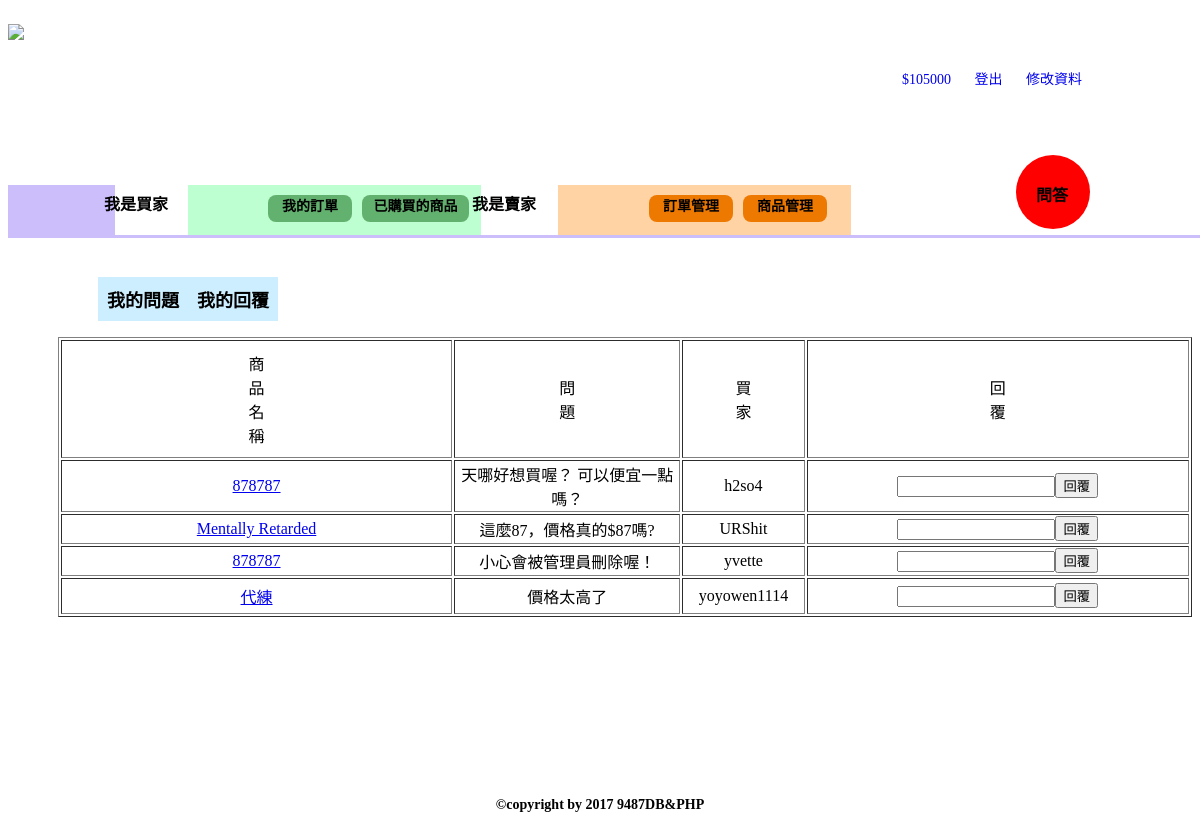
Page /answer.php (signed in) on the committed database.
### tables this page shows
CREATE TABLE `user` (
  `U_ID` varchar(12) NOT NULL DEFAULT '',
  `U_PW` varchar(20) DEFAULT NULL,
  `U_NAME` varchar(12) DEFAULT NULL,
  `U_BIRTH` date NOT NULL,
  `U_JOB` varchar(20) DEFAULT NULL,
  `U_GENDER` varchar(8) NOT NULL,
  `U_PHONE` varchar(15) DEFAULT NULL,
  `U_EMAIL` varchar(30) DEFAULT NULL,
  `U_MONEY` int(11) DEFAULT '0',
  `Post_Time` timestamp NOT NULL DEFAULT CURRENT_TIMESTAMP,
  `U_Right` tinyint(1) DEFAULT NULL
);

CREATE TABLE `question` (
  `Q_Code` varchar(15) NOT NULL DEFAULT '',
  `P_Code` varchar(15) DEFAULT NULL,
  `Asker_ID` varchar(12) DEFAULT NULL,
  `Content` varchar(50) DEFAULT NULL,
  `Reply_Content` varchar(50) DEFAULT NULL,
  `Post_Time` timestamp NOT NULL DEFAULT CURRENT_TIMESTAMP
);

CREATE TABLE `product` (
  `P_Code` varchar(15) NOT NULL DEFAULT '',
  `P_NAME` varchar(50) DEFAULT NULL,
  `P_Price` int(11) DEFAULT NULL,
  `P_Inv` int(11) DEFAULT NULL,
  `P_SoldAmount` int(11) DEFAULT NULL,
  `P_ImgPath` varchar(100) DEFAULT NULL,
  `Seller_ID` char(12) DEFAULT NULL,
  `P_Game` varchar(15) NOT NULL,
  `P_Server` varchar(20) NOT NULL,
  `P_Classify` varchar(20) NOT NULL,
  `P_Present` varchar(500) DEFAULT NULL,
  `Post_Time` timestamp NOT NULL DEFAULT CURRENT_TIMESTAMP
);

### answer.php (the view, shortened to what this page needs)
<?php
	$UID = $_SESSION["ID"];
	$Link = mysqli_connect('localhost','phpholyshit','tingting123','9487');
	mysqli_query($Link, "SET NAMES UTF8");
?>
<!DOCTYPE html>
<html lang="en">
<head>
	<link rel="stylesheet" type="text/css" href="css/yoyo.css">
</head>
<body>
	<div class="user_wrap">
		<div class="user_header">
			<a href="index.php"><img src="pic/logo.png"></a>
			<div style="margin-right: 100px;" class="user_header_profile">
				<p>
				<?php $result = mysqli_query($Link,"SELECT U_MONEY FROM user WHERE U_ID = '$UID'");
					$row = mysqli_fetch_assoc($result);
					echo "<a style='padding:10px;' href='#' class='lid-member'>$".$row["U_MONEY"]."</a>"; ?>
				<?php echo "<a style='padding:10px;' href='index.php?&logout=yes' class='lid-member'>登出</a>"; ?>
				<a style='padding:10px;' href="edit-info.php">修改資料</a>
				</p>
			</div>
		</div>
		<div class="myorder_content1">
			<div class="sell"></div>
			<div class="text2">我是買家</div>
			<a href="myorder.php" class="htext2-1">我的訂單</a>
			<a href="order_history.php" class="text2-2">已購買的商品</a>
			<div class="text3">我是賣家</div>
			<a href="saler_trade_ing.php" class="text3-1">訂單管理</a>
			<a href="onsale.php" class="text3-2">商品管理</a>
			<a href="#" class="myorder_q_press"></a>
			<div class="text4">問答</div>
			<div class="myorder_line"></div>
		</div>
		<div class="choose">
			<div class="menu">
				<ul>
					<li><a href="ask.php">我的問題</a></li>
					<li><a href="answer.php">我的回覆</a></li>
				</ul>
			</div>
		</div>
		<div class="myorder_content2">
			<table border="1" style="text-align: center; margin-top: 1em;margin-left: 50px;">
			<tr>
				<td style="padding: 10px 180px;">商品名稱</td>
				<td style="padding: 10px 100px;">問題</td>
				<td style="padding: 10px 50px;">買家</td>
				<td style="padding: 10px 180px;">回覆</td>
			</tr>
			<?php
				$sql = "SELECT * FROM question, product WHERE Seller_ID = '$UID' AND question.P_Code = product.P_Code AND Reply_Content IS NULL";
				$result = mysqli_query($Link, $sql);
				while ($row = mysqli_fetch_assoc($result)) {?>
					<tr>
						<td style="padding: 5px;"><?php $p_code = $row['P_Code'];
						$q_code = $row["Q_Code"];
						echo "<form action=product.php method='post'>";
						 echo "<a href='product.php?&p_code=$p_code'>".$row['P_NAME']."</a>"; ?></td>
						 <td><?php echo $row['Content']; ?></td>
						 <td><?php echo $row['Asker_ID']; ?></td>
						 <td><?php echo "<input type='hidden' name='q_code' value=$q_code><input type='hidden' name = 'p_code' value = '$p_code'><input type='text' name='reply' style='width:150px;'><input type = 'submit' value='回覆'></form>"; ?></td>
					</tr>
			<?php }
			?>
			</table>
		</div>
		<div style="margin-top: 180px;" class="footer">
			<p>©copyright by 2017 9487DB&PHP</p>
		</div>
	</div>
</body>
</html>

### css/yoyo.css (style rules this page uses)
.footer { font-size: 14px; font-weight: 600; text-align: center; margin-top: 180px; }
.user_wrap { max-width: 1280px; margin: 0 auto; }
.user_header { margin-top: 24px; }
.user_header img { width: auto; height: 101.3px; float: left; margin-bottom: 25.7px; }
.user_header_profile { float: right; margin-top: 30px; margin-bottom: 25.7px; }
.user_header_profile p { font-family: PingFangTC; font-size: 14px; color: #1024a5; text-decoration: none; float: left; }
.user_header_profile a { text-decoration: none; }
.sell { width: 107px; height: 50px; background-color: #ccbdfb; float: left; margin-top: 30px; position: absolute; }
.text2 { font-family: PingFangTC; font-size: 16px; font-weight: 600; text-align: left; color: #000000; float: right; position: relative; right: 960px; top: 36px; }
.text2-2 { width: 107px; height: 27px; border-radius: 8px; background-color: #63b16f; font-family: PingFangTC; font-size: 14px; font-weight: 600; text-align: center; color: #000000; position: relative; left: 270px; top: 40px; display: block; text-decoration: none; float: left; }
.text3 { font-family: PingFangTC; font-size: 16px; font-weight: 600; text-align: left; color: #000000; float: right; position: relative; right: 528px; top: 36px; }
.text3-1 { width: 84px; height: 27px; border-radius: 8px; background-color: #ee7901; font-family: PingFangTC; font-size: 14px; font-weight: 600; text-align: center; color: #000000; position: relative; left: 450px; top: 40px; display: block; text-decoration: none; float: left; }
.text3-2 { width: 84px; height: 27px; border-radius: 8px; background-color: #ee7901; font-family: PingFangTC; font-size: 14px; font-weight: 600; text-align: center; color: #000000; position: relative; left: 460px; top: 40px; display: block; text-decoration: none; float: left; }
.myorder_q_press { width: 74px; height: 74px; background-color: #ff0000; border-radius: 99em; position: relative; left: 90px; float: right; }
.text4 { font-family: PingFangTC; font-size: 16px; font-weight: 600; text-align: left; color: #000000; float: right; position: relative; left: 142px; top: 27px; }
.myorder_line { width: 1200px; height: 3px; border-top: solid 3px #ccbdfb; margin-top: 6px; float: left; margin-bottom: 20px; }
.htext2-1 { width: 84px; height: 27px; border-radius: 8px; background-color: #63b16f; font-family: PingFangTC; font-size: 14px; font-weight: 600; text-align: center; color: #000000; position: relative; left: 260px; top: 40px; display: block; text-decoration: none; float: left; }
.choose { margin-left: 50px; }
.choose a { text-decoration: none; color: #000000; }
.menu ul li { float: left; display: inline; }
.menu a { display: block; background: #CCEEFF; padding: 0.5em; text-decoration: none; text-align: center; font-size: 18px; font-weight: 600; }
.user_header a img { height: 105px; }
.footer { margin-top: 30px; }

### rows in the picture
user: U_MONEY "105000"
question: P_Code.P_NAME "878787", Content "天哪好想買喔？ 可以便宜一點嗎？", Asker_ID "h2so4"
question: P_Code.P_NAME "Mentally Retarded", Content "這麼87，價格真的$87嗎?", Asker_ID "URShit"
question: P_Code.P_NAME "878787", Content "小心會被管理員刪除喔！", Asker_ID "yvette"
question: P_Code.P_NAME "代練", Content "價格太高了", Asker_ID "yoyowen1114"
